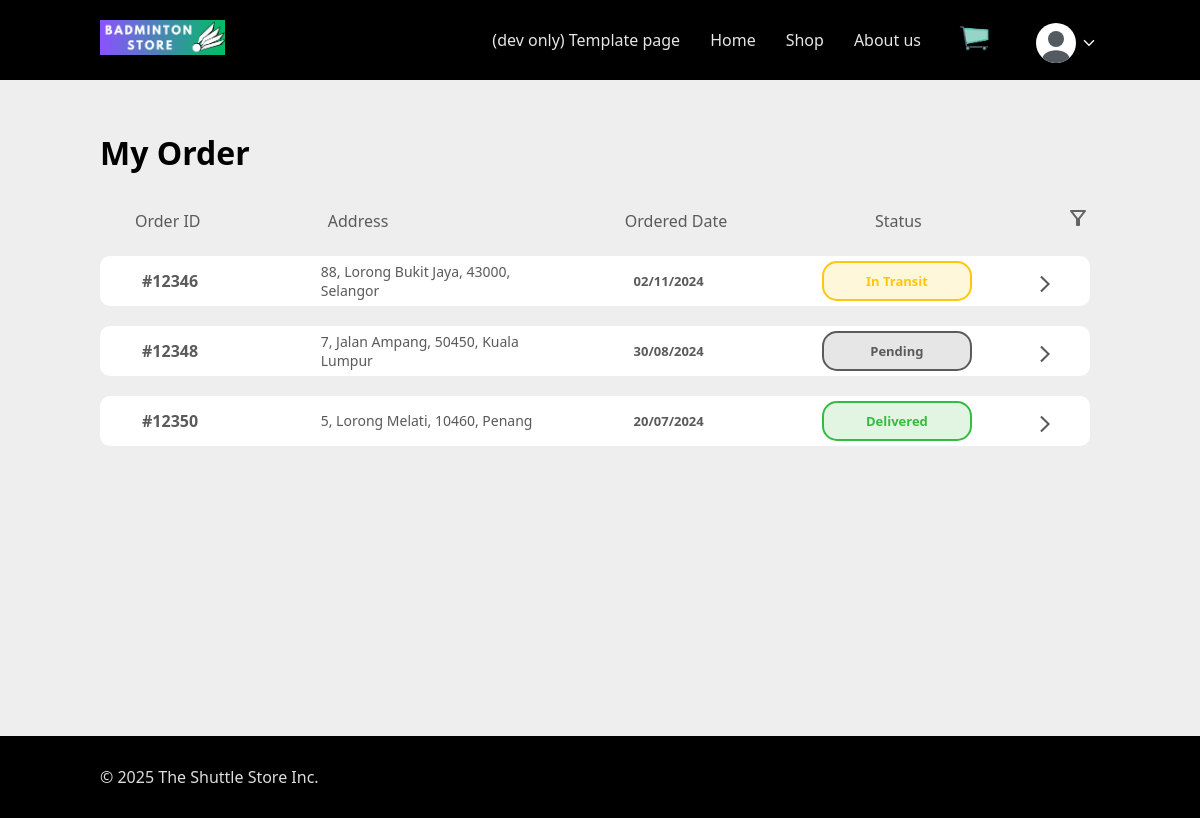
The page /pages/order/order.php (signed in) on the database its author committed.
### tables this page shows
CREATE TABLE `orders` (
  `orderId` int(5) NOT NULL,
  `userId` int(11) NOT NULL,
  `orderDate` date NOT NULL,
  `status` varchar(10) NOT NULL,
  `orderAddress` varchar(150) NOT NULL
);

### pages/order/order.php (the view, shortened to what this page needs)
<?php
    require "../../_base.php";
    include "../../_head.php";
    $userId = $_SESSION['userID'] ?? '';
    $colorStatusBar = "linear-gradient(90deg, rgba(29,204,29,1) 0%, rgba(255,177,0,1) 77%)";
    $colorStatusDefault = "rgba(221, 214, 214, 0.514)";
    $colorStatusDone = "rgb(25, 165, 25)";
    $colorDelivered = "rgb(54, 187, 65)";
    $colorIntransit = "rgb(255, 198, 11)";
    $colorPending = "rgb(92, 91, 91)";
    $colorDeliveredBG = "rgba(54, 187, 65, 0.15)";
    $colorIntransitBG = "rgba(255, 198, 11, 0.15)";
    $colorPendingBG = "rgba(92, 91, 91, 0.15)";
    $colorArr = [
        [$colorStatusDone, $colorStatusBar, $colorStatusDefault, $colorStatusDefault, $colorStatusDefault, $colorPending, $colorPendingBG],
        [$colorStatusDone,$colorStatusDone,$colorStatusDone,$colorStatusBar,$colorStatusDefault, $colorIntransit, $colorIntransitBG],
        [$colorStatusDone,$colorStatusDone,$colorStatusDone,$colorStatusDone,$colorStatusDone, $colorDelivered, $colorDeliveredBG]
    ];
    $index = 0;
    $sort = $_GET["sort"] ?? "desc";
    $pricemin = $_GET["pricemin"] ?? "0";
    $pricemax = $_GET["pricemax"] ?? "10000";
    try{
        $orders = $_db->query("Select o.*, sum(oi.subtotal) as total_price from
orders o JOIN order_items oi ON (o.orderId = oi.orderId) WHERE o.userId = $userId GROUP BY o.orderId HAVING total_price BETWEEN $pricemin AND $pricemax ORDER BY o.orderDate $sort;")->fetchAll();
    }
    catch (PDOException $e){
        die(":( Couldn't Find What You're Looking For");
    }
?>
<h1>My Order</h1>
<div class="order-header">
        <span>Order ID</span>
        <span>Address</span>
        <span>Ordered Date</span>
        <span>Status</span>
        <span id="filter-button">
            <svg xmlns="http://www.w3.org/2000/svg" height="24px" viewBox="0 -960 960 960" width="24px" fill="rgb(100, 100, 100)"><path d="M440-160q-17 0-28.5-11.5T400-200v-240L168-736q-15-20-4.5-42t36.5-22h560q26 0 36.5 22t-4.5 42L560-440v240q0 17-11.5 28.5T520-160h-80Zm40-308 198-252H282l198 252Zm0 0Z"/></svg>
        </span>
</div>
<div class="orders-container">
    <?php foreach($orders as $o): ?>
        <?php
            if($o->status === "Pending"){
                $index = 0;
            }
            else if ($o->status === "In Transit"){
                $index = 1;
            }
            else {
                $index = 2;
            }
        ?>
    <div class="order">
        <span class="orderID">#<?=$o->orderId?></span>
        <span class="orderAddress"><?=$o->orderAddress?></span>
        <span class="orderDate"><?=substr($o->orderDate,8,2) . '/' . substr($o->orderDate,5,2) . '/' . substr($o->orderDate,0,4) ?></span>
        <span class="orderStatus" style="border: 2px solid <?= $colorArr[$index][5] ?>; border-radius: 15px; color: <?= $colorArr[$index][5] ?>; background: <?= $colorArr[$index][6] ?>"><?=$o->status?></span>
        <button class="dropdown">
        <svg xmlns="http://www.w3.org/2000/svg" height="24px" viewBox="0 -960 960 960" width="24px" fill="#e3e3e3"><path d="m321-80-71-71 329-329-329-329 71-71 400 400L321-80Z"/></svg>
        </button>
    </div>
    <?php endforeach; ?>
</div>
<?php
include '../../_foot.php';
?>

### css/app.css (style rules this page uses)
* { box-sizing: border-box; }
:root { --header-height: 80px; --brand-darkblue: hsl(206 100% 25%); --brand-lightblue: hsl(206, 100%, 89%); --primary-background: #eee; --semitransparent-gray: #0002; --color-success-background: rgb(195, 226, 195); --color-success-text: rgb(17, 74, 17); --color-success-border: rgb(0, 51, 0); --color-error-background: rgb(238, 205, 205); --color-error-text: rgb(171, 0, 0); --color-error-border: rgb(71, 0, 0); --color-warning-background: rgb(237, 238, 205); --color-warning-text: rgb(128, 64, 0); --color-warning-border: rgb(97, 48, 0); --green: rgb(27, 140, 27); }
body { margin: 0; min-height: 100vh; display: flex; flex-direction: column; font-family: system-ui; background-color: var(--primary-background); }

### pages/order/order.css (style rules this page uses)
:root { --lessImportant : rgb(90, 90, 90); --barColor : rgb(85, 221, 255); --hoverColor : rgba(243, 243, 243, 0.699); --statusDone : rgba(29, 204, 29, 1); --statusNotDone : rgba(221, 214, 214, 0.514); --pending : rgba(255,177,0,1); }
h1 { transform: translateY(30px); font-family: system-ui; font-weight: bold; }
.orders-container { display: flex; margin-top: 50px; flex-direction: column; height: 60vh; width: 85vw; max-width: 1000px; overflow-y: auto; overflow-x: hidden; gap: 25px; padding-right: 10px; }
.order-header, .order { max-width: 1000px; min-width: 500px; overflow: hidden; padding-left: 7px; display: grid; grid-template-columns: 0.4fr 0.7fr 0.5fr 0.4fr 0.2fr; align-items: center; flex-shrink: 0; }
.order-header { position: relative; top: 35px; width: 85vw; padding-right: 10px; padding-left: 0px; max-width: 1000px; grid-template-columns: 0.37fr 0.57fr 0.48fr 0.36fr 0.12fr; }
.order span, .order-header span { align-content: center; overflow: hidden; height: 40px; color: var(--lessImportant); padding: 0px 35px; }
.order-header span:last-child { padding: 0px 0px; justify-self: end; }
.dropdown { height: 100%; border: none; background: transparent; cursor: pointer; padding-top: 10px; }
.order svg { width: 20px; height: 20px; margin: 0 auto; fill: var(--lessImportant); transition: 0.5s ease; }
.orderID { font-weight: 700; }
.orderDate, .orderStatus { font-weight: 700; font-size: small; }
.orderStatus { width: 150px; text-align: center; }
.orderAddress { font-size: 14px; }
.order { z-index: 1; position: relative; border-radius: 10px; height: 50px; background-color: white; transition: 0.5s ease; }
.order::after { content: ""; opacity: 0; position: absolute; left: 50%; right: 50%; height: 4px; width: auto; bottom: 0.3px; border-radius: inherit; background-color: var(--barColor); }

### rows shown on the page
orders: orderId "12346", orderAddress "88, Lorong Bukit Jaya, 43000, Selangor", orderDate "02", orderDate "11", orderDate "2024", status "In Transit"
orders: orderId "12348", orderAddress "7, Jalan Ampang, 50450, Kuala Lumpur", orderDate "30", orderDate "08", orderDate "2024", status "Pending"
orders: orderId "12350", orderAddress "5, Lorong Melati, 10460, Penang", orderDate "20", orderDate "07", orderDate "2024", status "Delivered"
